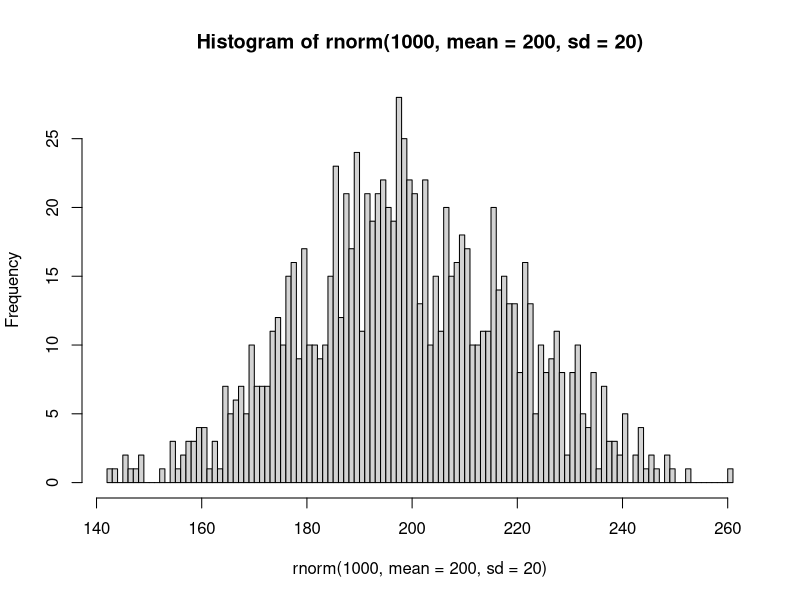

Here is the R script that generated this plot:
## ---- chunk 1
knitr::opts_chunk$set(echo = TRUE)
## ---- chunk 2
#install.packages("tidyverse", Ncpus = 8)
library(tidyverse)

# Backup plan if you run into lots of errors there...
# By the way, any text that starts with a "#" is a comment and not executed
#install.packages(c("dplyr", "ggplot2"))
#library(dplyr)
#library(ggplot2)
## ---- chunk 3
# first row, first column (just one element)
mtcars[1, 1]
# First row, all columns
mtcars[1, ]
# First column, all rows
mtcars[, 1]
mtcars$mpg
# First ten rows, all columns
mtcars[c(1:10), ]
## ---- chunk 4
one_big_number <- c(1, 2, 4, 5, 10000000000)
big_mean <- mean(one_big_number)
big_mean

small_mean <- mean(c(2, 3, 4, 10))
small_mean
## ---- chunk 5
mean(c(1, 3, 4, NA, 34), na.rm = TRUE)
## ---- chunk 6
median(one_big_number)

mtcars <- mtcars
median(mtcars$mpg)
## ---- chunk 7
min(mtcars$mpg)

max(one_big_number)
## ---- chunk 8
sum(one_big_number)
sum(c(1, 1, 1, 1, 1, 1))
## ---- chunk 9
sd(one_big_number)
mpg_sd <- sd(mtcars$mpg)
## ---- chunk 10
mtcars <- mtcars

filter(mtcars, mpg > 30)

# and
filter(mtcars, mpg > 30 & wt < 2)

# or
filter(mtcars, mpg > 30 | wt < 2)
## ---- chunk 11
select(mtcars, mpg, disp)
head(select(mtcars, -mpg, -disp))
select(mtcars, -mpg, -disp) |> head()
select(mtcars, !mpg, !disp) |> head(n = 4)
## ---- chunk 12
hist(rnorm(1000, mean = 200, sd = 20), n = 100)
## ---- chunk 13
aov(mpg ~ disp + wt, data = mtcars)

anova_summary <- summary(aov(mpg ~ disp + wt, data = mtcars))
anova_summary
## ---- chunk 14
table(c("cat a", "cat a", "cat a", "cat b", "cat b", "cat b"),
      c(1, 1, 2, 2, 2, 2))

table(mtcars$cyl, mtcars$vs)
## ---- chunk 15

## ---- chunk 16

## ---- chunk 17

## ---- chunk 18

## ---- chunk 19

## ---- chunk 20

